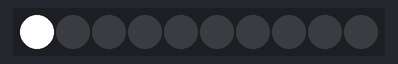
This sketch was run on a simulated Arduino Uno, built with avr-gcc and run on an emulated ATmega328P. Parts: 10 RGB LEDs in strip order, left to right.

Above: at 0.15 s.
At 1.06 s:
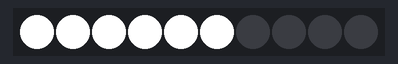

Measured:
- by itself, everything shown: repeats every 1.2 s, in 4 steps

The sketch:

LEDStripTester.ino
```cpp
// ********************************************************************
//
// Don't forget to install the Fastled library for this example to work
//
// ********************************************************************


// Adding the library
#include "FastLED.h"

// How many leds in your strip?
#define NUM_LEDS 10

// Define what pins you are using for data and clock line
#define DATA_PIN A1 //3
#define CLOCK_PIN A2 //2

// Define the array of leds
// Nothing to change here
CRGB leds[NUM_LEDS];

void setup() {

  // This is where we configure what LED strip we are using and what pins control it
  FastLED.addLeds<APA102, DATA_PIN, CLOCK_PIN, RBG>(leds, NUM_LEDS);

}

void loop() {


    for (int i = 0; i < NUM_LEDS; i++) {
      leds[i] = CRGB::White;  // Load array with LED values
      FastLED.show();         // Display what is in array
      delay(20);             // Do nothing for certain amount of time

      //leds[i] = CRGB::Black;  // Load array with new LED value
      //FastLED.show();         // Turn off
    }

    for (int i = 0; i < NUM_LEDS; i++) {
      leds[i] = CRGB::Black;  // Load array with LED values
      FastLED.show();         // Display what is in array
      delay(20);             // Do nothing for certain amount of time

    }

}
```
